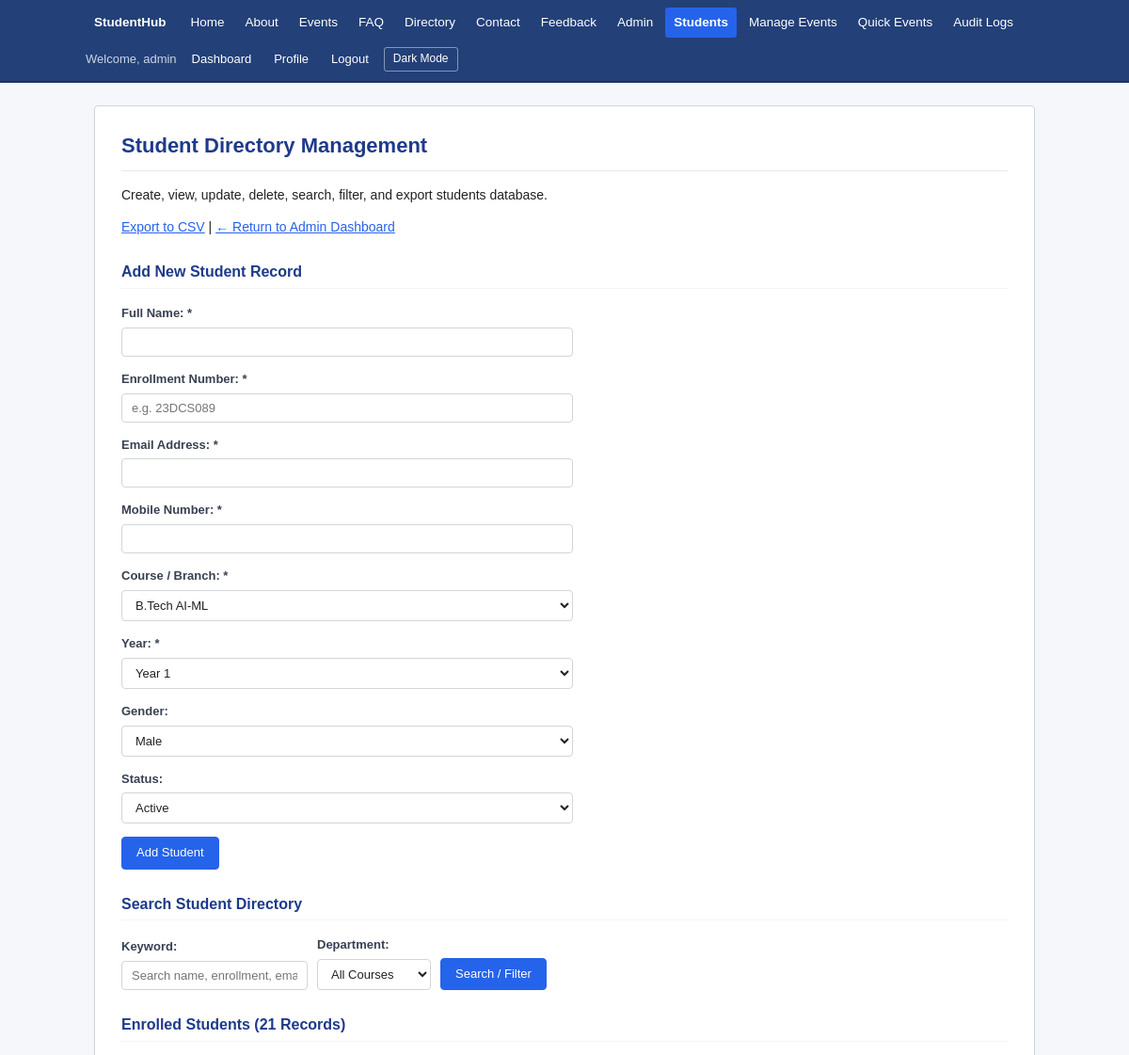
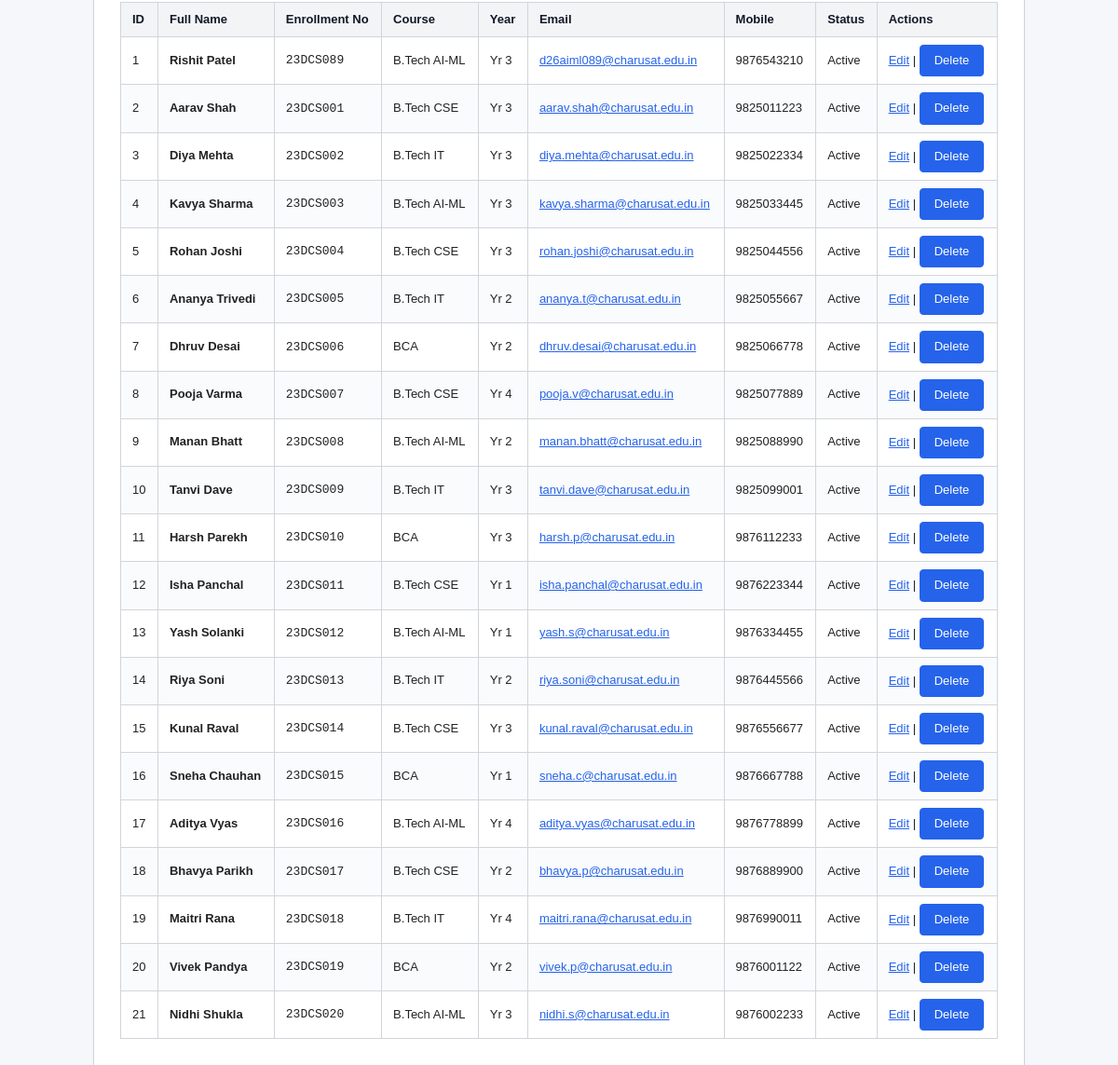
The page /students_manage.php (signed in) on the database its author committed (2 pictures, top to bottom).
### tables this page shows
CREATE TABLE IF NOT EXISTS `students` (
    `id` INT AUTO_INCREMENT PRIMARY KEY,
    `user_id` INT NULL,
    `name` VARCHAR(100) NOT NULL,
    `enrollment_no` VARCHAR(20) NOT NULL UNIQUE,
    `email` VARCHAR(100) NOT NULL UNIQUE,
    `mobile` VARCHAR(15) NOT NULL,
    `course` VARCHAR(50) NOT NULL,
    `year` INT NOT NULL,
    `gender` ENUM('Male', 'Female', 'Other') NOT NULL,
    `status` ENUM('Active', 'Inactive') DEFAULT 'Active',
    `created_at` TIMESTAMP DEFAULT CURRENT_TIMESTAMP,
    CONSTRAINT `fk_students_user` FOREIGN KEY (`user_id`) REFERENCES `users` (`id`) ON DELETE SET NULL
);

### students_manage.php (the view, shortened to what this page needs)
<?php
require_once __DIR__ . '/includes/auth.php';
$search = trim($_GET['search'] ?? '');
$sql = "SELECT * FROM students WHERE 1=1";
$sql .= " ORDER BY id ASC";
$stmt = $conn->prepare($sql);
$stmt->execute();
$students = $stmt->get_result()->fetch_all(MYSQLI_ASSOC);
$editStudent = null;
include __DIR__ . '/includes/header.php';
?>
<h1>Student Directory Management</h1>
<p>Create, view, update, delete, search, filter, and export students database.</p>
<p>
    <a href="students_manage.php?export=csv">Export to CSV</a> |
    <a href="admin_dashboard.php">&larr; Return to Admin Dashboard</a>
</p>
<h2><?= $editStudent ? 'Edit Student Record #' . (int)$editStudent['id'] : 'Add New Student Record' ?></h2>
<form method="POST" action="students_manage.php">
    <div class="form-group">
        <label for="st_name">Full Name: *</label>
        <input type="text" id="st_name" name="name" value="<?= htmlspecialchars($editStudent['name'] ?? '') ?>" required>
    </div>
    <div class="form-group">
        <label for="st_enroll">Enrollment Number: *</label>
        <input type="text" id="st_enroll" name="enrollment_no" value="<?= htmlspecialchars($editStudent['enrollment_no'] ?? '') ?>" placeholder="e.g. 23DCS089" required>
    </div>
    <div class="form-group">
        <label for="st_email">Email Address: *</label>
        <input type="email" id="st_email" name="email" value="<?= htmlspecialchars($editStudent['email'] ?? '') ?>" required>
    </div>
    <div class="form-group">
        <label for="st_mobile">Mobile Number: *</label>
        <input type="tel" id="st_mobile" name="mobile" value="<?= htmlspecialchars($editStudent['mobile'] ?? '') ?>" required>
    </div>
    <div class="form-group">
        <label for="st_course">Course / Branch: *</label>
        <select id="st_course" name="course" required>
            <option value="B.Tech AI-ML" <?= ($editStudent['course'] ?? '') === 'B.Tech AI-ML' ? 'selected' : '' ?>>B.Tech AI-ML</option>
        </select>
    </div>
    <div class="form-group">
        <label for="st_year">Year: *</label>
        <select id="st_year" name="year" required>
            <option value="1" <?= ($editStudent['year'] ?? 1) == 1 ? 'selected' : '' ?>>Year 1</option>
        </select>
    </div>
    <div class="form-group">
        <label for="st_gender">Gender:</label>
        <select id="st_gender" name="gender">
            <option value="Male" <?= ($editStudent['gender'] ?? '') === 'Male' ? 'selected' : '' ?>>Male</option>
        </select>
    </div>
    <div class="form-group">
        <label for="st_status">Status:</label>
        <select id="st_status" name="status">
            <option value="Active" <?= ($editStudent['status'] ?? '') === 'Active' ? 'selected' : '' ?>>Active</option>
        </select>
    </div>
    <div class="form-group">
        <input type="submit" value="<?= $editStudent ? 'Save Changes' : 'Add Student' ?>">
    </div>
</form>
<h2>Search Student Directory</h2>
<form method="GET" action="students_manage.php">
    <div style="display: flex; flex-wrap: wrap; gap: 10px; align-items: flex-end;">
        <div>
            <label for="search">Keyword:</label>
            <input type="text" id="search" name="search" placeholder="Search name, enrollment, email..." value="<?= htmlspecialchars($search) ?>">
        </div>
        <div>
            <label for="course">Department:</label>
            <select id="course" name="course">
                <option value="all">All Courses</option>
            </select>
        </div>
        <div>
            <input type="submit" value="Search / Filter">
        </div>
    </div>
</form>
<h2>Enrolled Students (<?= count($students) ?> Records)</h2>
<table>
    <thead>
        <tr>
            <th>ID</th>
            <th>Full Name</th>
            <th>Enrollment No</th>
            <th>Course</th>
            <th>Year</th>
            <th>Email</th>
            <th>Mobile</th>
            <th>Status</th>
            <th>Actions</th>
        </tr>
    </thead>
    <tbody>
        <?php if (!empty($students)): ?>
            <?php foreach ($students as $s): ?>
                <tr>
                    <td><?= (int)$s['id'] ?></td>
                    <td><strong><?= htmlspecialchars($s['name']) ?></strong></td>
                    <td><code><?= htmlspecialchars($s['enrollment_no']) ?></code></td>
                    <td><?= htmlspecialchars($s['course']) ?></td>
                    <td>Yr <?= (int)$s['year'] ?></td>
                    <td><a href="mailto:<?= htmlspecialchars($s['email']) ?>"><?= htmlspecialchars($s['email']) ?></a></td>
                    <td><?= htmlspecialchars($s['mobile']) ?></td>
                    <td><?= htmlspecialchars($s['status']) ?></td>
                    <td>
                        <a href="students_manage.php?edit_id=<?= (int)$s['id'] ?>">Edit</a> |
                        <form method="POST" action="students_manage.php" onsubmit="return confirm('Delete student <?= htmlspecialchars($s['name']) ?>?');" style="display:inline; margin:0;">
                            <input type="submit" value="Delete" class="btn btn-danger btn-sm">
                        </form>
                    </td>
                </tr>
            <?php endforeach; ?>
        <?php else: ?>
            <tr>
                <td colspan="9">No student records found.</td>
            </tr>
        <?php endif; ?>
    </tbody>
</table>
<?php include __DIR__ . '/includes/footer.php'; ?>

### style.css (style rules this page uses)
* { box-sizing: border-box; }
body { font-family: Arial, Helvetica, sans-serif; font-size: 14px; line-height: 1.6; color: #222222; background-color: #f5f7fa; margin: 0; padding: 0; }
a { color: #2563eb; text-decoration: underline; }
h1 { font-size: 22px; font-weight: bold; color: #1e3a8a; margin-top: 0; margin-bottom: 14px; padding-bottom: 8px; border-bottom: 1px solid #e5e7eb; }
h2 { font-size: 16px; font-weight: bold; color: #1e3a8a; margin-top: 24px; margin-bottom: 10px; padding-bottom: 4px; border-bottom: 1px solid #f3f4f6; }
p { margin-top: 0; margin-bottom: 12px; color: #222222; }
table { width: 100%; border-collapse: collapse; margin: 16px 0; font-size: 13px; background-color: #ffffff; }
th, td { border: 1px solid #d1d5db; padding: 8px 12px; text-align: left; vertical-align: middle; }
th { background-color: #f3f4f6; color: #111827; font-weight: 600; }
tr:nth-child(even) { background-color: #fafbfc; }
form { margin: 16px 0; }
.form-group, .mb-3 { margin-bottom: 14px; }
label { display: block; font-weight: 600; color: #374151; margin-bottom: 4px; font-size: 13px; }
input[type="text"], input[type="email"], input[type="password"], input[type="tel"], input[type="number"], input[type="date"], select, textarea { width: 100%; max-width: 480px; padding: 7px 10px; border: 1px solid #d1d5db; border-radius: 4px; font-family: inherit; font-size: 13px; background-color: #ffffff; color: #222222; transition: border-color 0.15s ease; }
input[type="submit"], button, .btn { background-color: #2563eb; color: #ffffff; border: 1px solid #2563eb; border-radius: 4px; padding: 7px 15px; font-size: 13px; font-weight: 500; cursor: pointer; text-decoration: none; display: inline-block; line-height: 1.4; transition: background-color 0.15s ease; }
.btn-danger { background-color: #dc2626; color: #ffffff; border: 1px solid #dc2626; }
.btn-sm { padding: 4px 8px; font-size: 12px; }

### rows shown on the page
students: id "1", name "Rishit Patel", enrollment_no "23DCS089", course "B.Tech AI-ML", year "3", email "d26aiml089@charusat.edu.in", mobile "9876543210", status "Active"
students: id "2", name "Aarav Shah", enrollment_no "23DCS001", course "B.Tech CSE", year "3", email "aarav.shah@charusat.edu.in", mobile "9825011223", status "Active"
students: id "3", name "Diya Mehta", enrollment_no "23DCS002", course "B.Tech IT", year "3", email "diya.mehta@charusat.edu.in", mobile "9825022334", status "Active"
students: id "4", name "Kavya Sharma", enrollment_no "23DCS003", course "B.Tech AI-ML", year "3", email "kavya.sharma@charusat.edu.in", mobile "9825033445", status "Active"
students: id "5", name "Rohan Joshi", enrollment_no "23DCS004", course "B.Tech CSE", year "3", email "rohan.joshi@charusat.edu.in", mobile "9825044556", status "Active"
students: id "6", name "Ananya Trivedi", enrollment_no "23DCS005", course "B.Tech IT", year "2", email "ananya.t@charusat.edu.in", mobile "9825055667", status "Active"
students: id "7", name "Dhruv Desai", enrollment_no "23DCS006", course "BCA", year "2", email "dhruv.desai@charusat.edu.in", mobile "9825066778", status "Active"
students: id "8", name "Pooja Varma", enrollment_no "23DCS007", course "B.Tech CSE", year "4", email "pooja.v@charusat.edu.in", mobile "9825077889", status "Active"
students: id "9", name "Manan Bhatt", enrollment_no "23DCS008", course "B.Tech AI-ML", year "2", email "manan.bhatt@charusat.edu.in", mobile "9825088990", status "Active"
students: id "10", name "Tanvi Dave", enrollment_no "23DCS009", course "B.Tech IT", year "3", email "tanvi.dave@charusat.edu.in", mobile "9825099001", status "Active"
students: id "11", name "Harsh Parekh", enrollment_no "23DCS010", course "BCA", year "3", email "harsh.p@charusat.edu.in", mobile "9876112233", status "Active"
students: id "12", name "Isha Panchal", enrollment_no "23DCS011", course "B.Tech CSE", year "1", email "isha.panchal@charusat.edu.in", mobile "9876223344", status "Active"
students: id "13", name "Yash Solanki", enrollment_no "23DCS012", course "B.Tech AI-ML", year "1", email "yash.s@charusat.edu.in", mobile "9876334455", status "Active"
students: id "14", name "Riya Soni", enrollment_no "23DCS013", course "B.Tech IT", year "2", email "riya.soni@charusat.edu.in", mobile "9876445566", status "Active"
students: id "15", name "Kunal Raval", enrollment_no "23DCS014", course "B.Tech CSE", year "3", email "kunal.raval@charusat.edu.in", mobile "9876556677", status "Active"
students: id "16", name "Sneha Chauhan", enrollment_no "23DCS015", course "BCA", year "1", email "sneha.c@charusat.edu.in", mobile "9876667788", status "Active"
students: id "17", name "Aditya Vyas", enrollment_no "23DCS016", course "B.Tech AI-ML", year "4", email "aditya.vyas@charusat.edu.in", mobile "9876778899", status "Active"
students: id "18", name "Bhavya Parikh", enrollment_no "23DCS017", course "B.Tech CSE", year "2", email "bhavya.p@charusat.edu.in", mobile "9876889900", status "Active"
students: id "19", name "Maitri Rana", enrollment_no "23DCS018", course "B.Tech IT", year "4", email "maitri.rana@charusat.edu.in", mobile "9876990011", status "Active"
students: id "20", name "Vivek Pandya", enrollment_no "23DCS019", course "BCA", year "2", email "vivek.p@charusat.edu.in", mobile "9876001122", status "Active"
students: id "21", name "Nidhi Shukla", enrollment_no "23DCS020", course "B.Tech AI-ML", year "3", email "nidhi.s@charusat.edu.in", mobile "9876002233", status "Active"

### other values the page prints
$currentUser['username'] "admin"
count($students) "21"
